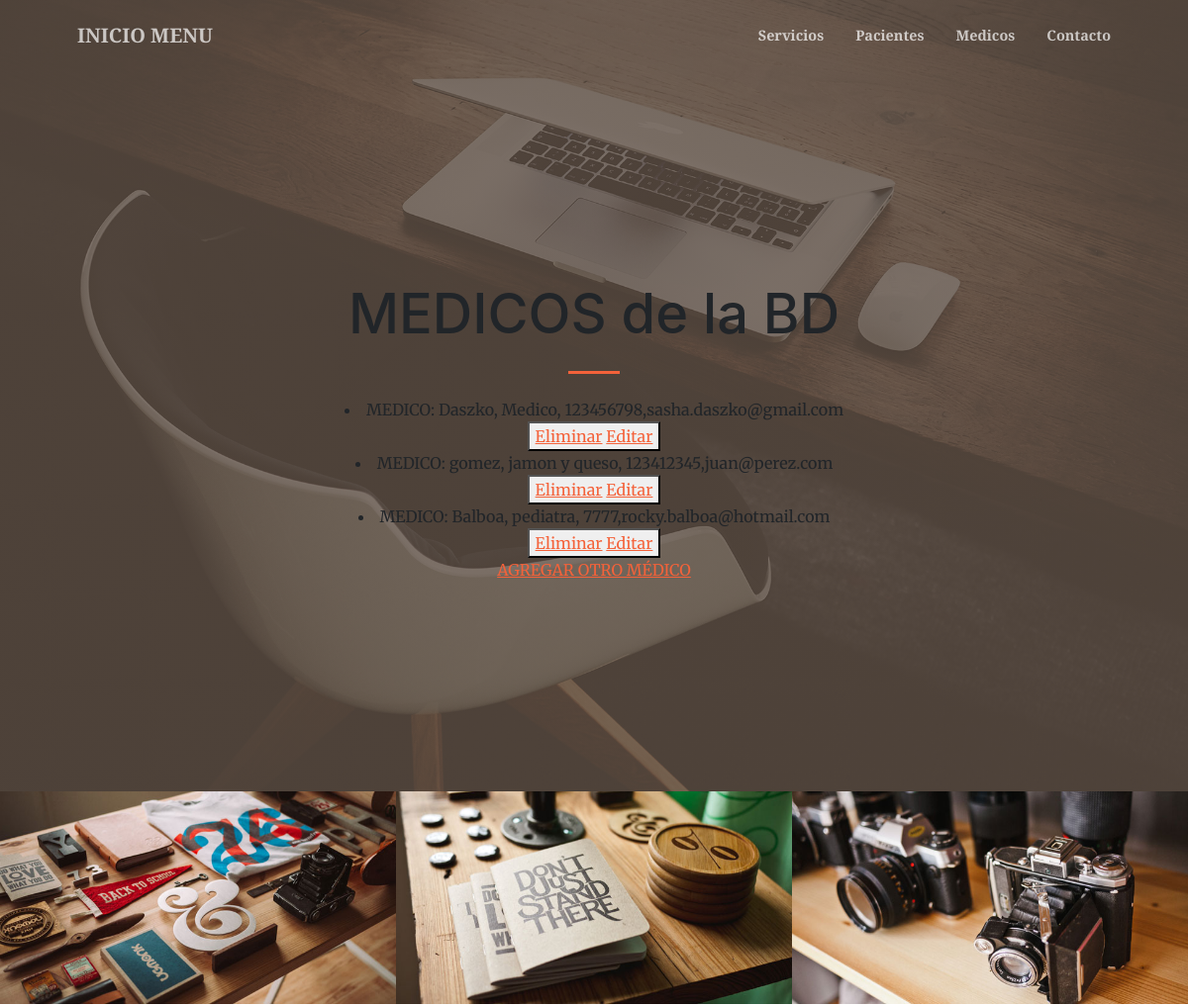
/AppMedica/leerMedicos (upper part), run on an earlier commit of the app's database.
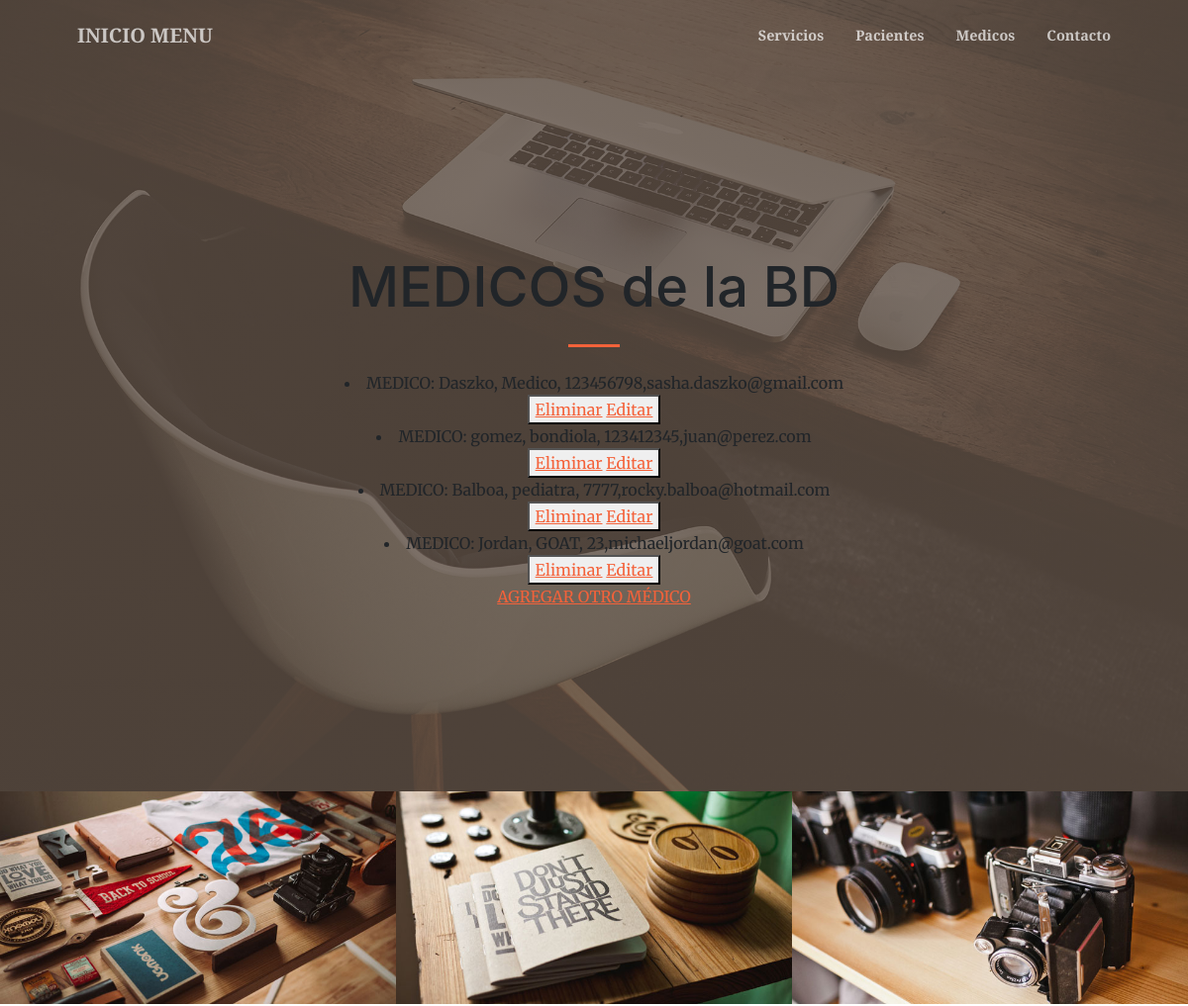
And on a later commit of the database.
### AppMedica/models.py (models this page shows)
class Medico(models.Model):
    apellido = models.CharField(max_length=40)
    especialidad = models.CharField(max_length=40)
    matricula = models.IntegerField()
    email = models.EmailField()
    def __str__(self):
        return f"{self.apellido}, {self.especialidad}, {self.matricula},{self.email}"

### AppMedica/views.py (the view)
# urls.py: path('leerMedicos', views.leerMedicos, name='LeerMedicos'),
def leerMedicos(request):
    medicos = Medico.objects.all()
    dir = {'medicos':medicos}
    return render(request,"AppMedica/leerMedicos.html",dir)

### AppMedica/templates/AppMedica/leerMedicos.html
{% extends "AppMedica/padre.html" %}
{% load static %}
        {% block contenido %}
            <h1 class="mb-1">MEDICOS de la BD</h1>
        {% endblock %}
        {% block contenido2 %}
            {% for m in medicos %}
                <li>MEDICO:   {{ m }}  </li>
                <button>
                    <a href="{% url 'EliminarMedicos' m.matricula %}">Eliminar</a>
                    <a href="{% url 'EditarMedicos' m.matricula %}">Editar</a>
                </button>
                <br>
            {% endfor %}
            <a href="{% url 'MedicoFormulario'%}">AGREGAR OTRO MÉDICO </a>
        {% endblock %}

### AppMedica/templates/AppMedica/padre.html (shortened to what this page needs)
<!DOCTYPE html>
<html lang="en">
    <head>
        {% load static %}
        <link href="https://cdn.jsdelivr.net/npm/bootstrap-icons@1.5.0/font/bootstrap-icons.css" rel="stylesheet" />
        <link href="https://cdnjs.cloudflare.com/ajax/libs/SimpleLightbox/2.1.0/simpleLightbox.min.css" rel="stylesheet" />
        <link href="{% static 'AppMedica/css/styles.css' %}" rel="stylesheet" />
    </head>
    <body id="page-top">
        <nav class="navbar navbar-expand-lg navbar-light fixed-top py-3" id="mainNav">
            <div class="container px-4 px-lg-5">
                <a class="navbar-brand" href="{% url 'Inicio' %}">INICIO MENU</a>
                <div class="collapse navbar-collapse" id="navbarResponsive">
                    <ul class="navbar-nav ms-auto my-2 my-lg-0">
                        <li class="nav-item"><a class="nav-link" href="{% url 'Servicios' %}">Servicios</a></li>
                        <li class="nav-item"><a class="nav-link" href="{% url 'Pacientes' %}">Pacientes</a></li>
                        <li class="nav-item"><a class="nav-link" href="{% url 'Medicos' %}">Medicos</a></li>
                        <li class="nav-item"><a class="nav-link" href="{% url 'Contacto' %}">Contacto</a></li>
                    </ul>
                </div>
            </div>
        </nav>
        <header class="masthead">
            <div class="container px-4 px-lg-5 h-100">
                <div class="row gx-4 gx-lg-5 h-100 align-items-center justify-content-center text-center">
                    <div class="col-lg-8 align-self-end">
                        {% block contenido %}{% endblock %}
                        <hr class="divider" />
                    </div>
                    <div class="col-lg-8 align-self-baseline">
                        {% block contenido2 %}{% endblock %}
                    </div>
                </div>
            </div>
        </header>
        {% block contenido3 %}
        <div id="portfolio">
            <div class="container-fluid p-0">
                <div class="row g-0">
                    <div class="col-lg-4 col-sm-6">
                        <a class="portfolio-box" href="{% url 'Servicios' %}"  title="Servicios">
                            <img class="img-fluid" src="{% static 'AppMedica/assets/img/portfolio/thumbnails/1.jpg' %}" alt="..." />
                        </a>
                    </div>
                    <div class="col-lg-4 col-sm-6">
                        <a class="portfolio-box" href="{% url 'Pacientes' %}" title="Pacientes">
                            <img class="img-fluid" src="{% static 'AppMedica/assets/img/portfolio/thumbnails/2.jpg' %}" alt="..." />
                        </a>
                    </div>
                    <div class="col-lg-4 col-sm-6">
                        <a class="portfolio-box" href="{% url 'Medicos' %}" title="Medicos">
                            <img class="img-fluid" src="{% static 'AppMedica/assets/img/portfolio/thumbnails/3.jpg' %}" alt="..." />
                        </a>
                    </div>
                </div>
            </div>
        </div>
        {% endblock %}
    </body>
</html>

What changed in the data, as far as the page shows it:
changed Medico: apellido+especialidad+matricula "gomez, jamon y queso, 123412345,juan@perez.com" → "gomez, bondiola, 123412345,juan@perez.com"
added Medico: apellido+especialidad+matricula "Jordan, GOAT, 23,michaeljordan@goat.com"
